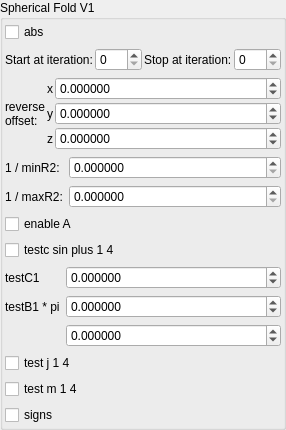
    <widget class="QGroupBox" name="groupBox_2">
     <property name="title">
      <string>Spherical Fold V1</string>
     </property>
     <layout class="QVBoxLayout" name="verticalLayout_6">
      <property name="leftMargin">
       <number>2</number>
      </property>
      <property name="topMargin">
       <number>2</number>
      </property>
      <property name="rightMargin">
       <number>2</number>
      </property>
      <property name="bottomMargin">
       <number>2</number>
      </property>
      <item>
       <widget class="MyCheckBox" name="checkBox_transf_function_enabledz_false">
        <property name="text">
         <string notr="true">abs</string>
        </property>
       </widget>
      </item>
      <item>
       <layout class="QGridLayout" name="gridLayout_80">
        <property name="spacing">
         <number>2</number>
        </property>
        <item row="2" column="2">
         <widget class="QLabel" name="label_53">
          <property name="text">
           <string>Stop at iteration:</string>
          </property>
         </widget>
        </item>
        <item row="2" column="3">
         <widget class="MySpinBox" name="spinboxInt_transf_stop_iterations_A">
          <property name="sizePolicy">
           <sizepolicy hsizetype="Preferred" vsizetype="Maximum">
            <horstretch>0</horstretch>
            <verstretch>0</verstretch>
           </sizepolicy>
          </property>
          <property name="maximum">
           <number>999</number>
          </property>
         </widget>
        </item>
        <item row="2" column="0">
         <widget class="QLabel" name="label_72">
          <property name="text">
           <string>Start at iteration:</string>
          </property>
         </widget>
        </item>
        <item row="2" column="1">
         <widget class="MySpinBox" name="spinboxInt_transf_start_iterations_A">
          <property name="sizePolicy">
           <sizepolicy hsizetype="Minimum" vsizetype="Maximum">
            <horstretch>0</horstretch>
            <verstretch>0</verstretch>
           </sizepolicy>
          </property>
          <property name="minimum">
           <number>0</number>
          </property>
          <property name="maximum">
           <number>999</number>
          </property>
          <property name="value">
           <number>0</number>
          </property>
         </widget>
        </item>
       </layout>
      </item>
      <item>
       <layout class="QGridLayout" name="gridLayout_20" columnstretch="0,0,1">
        <property name="spacing">
         <number>2</number>
        </property>
        <item row="3" column="1">
         <widget class="QLabel" name="label_129">
          <property name="sizePolicy">
           <sizepolicy hsizetype="Preferred" vsizetype="Preferred">
            <horstretch>0</horstretch>
            <verstretch>0</verstretch>
           </sizepolicy>
          </property>
          <property name="text">
           <string notr="true">x</string>
          </property>
          <property name="alignment">
           <set>Qt::AlignRight|Qt::AlignTrailing|Qt::AlignVCenter</set>
          </property>
         </widget>
        </item>
        <item row="5" column="1">
         <widget class="QLabel" name="label_130">
          <property name="sizePolicy">
           <sizepolicy hsizetype="Preferred" vsizetype="Preferred">
            <horstretch>0</horstretch>
            <verstretch>0</verstretch>
           </sizepolicy>
          </property>
          <property name="text">
           <string notr="true">z</string>
          </property>
          <property name="alignment">
           <set>Qt::AlignRight|Qt::AlignTrailing|Qt::AlignVCenter</set>
          </property>
         </widget>
        </item>
        <item row="3" column="0" rowspan="3">
         <widget class="QLabel" name="label_19">
          <property name="text">
           <string>reverse
offset:</string>
          </property>
         </widget>
        </item>
        <item row="4" column="1">
         <widget class="QLabel" name="label_131">
          <property name="sizePolicy">
           <sizepolicy hsizetype="Preferred" vsizetype="Preferred">
            <horstretch>0</horstretch>
            <verstretch>0</verstretch>
           </sizepolicy>
          </property>
          <property name="text">
           <string notr="true">y</string>
          </property>
          <property name="alignment">
           <set>Qt::AlignRight|Qt::AlignTrailing|Qt::AlignVCenter</set>
          </property>
         </widget>
        </item>
        <item row="4" column="2">
         <widget class="MyDoubleSpinBox" name="spinbox3_transf_offset_000_y">
          <property name="sizePolicy">
           <sizepolicy hsizetype="Minimum" vsizetype="Maximum">
            <horstretch>0</horstretch>
            <verstretch>0</verstretch>
           </sizepolicy>
          </property>
          <property name="prefix">
           <string/>
          </property>
          <property name="suffix">
           <string/>
          </property>
          <property name="decimals">
           <number>6</number>
          </property>
          <property name="minimum">
           <double>-100.000000000000000</double>
          </property>
          <property name="maximum">
           <double>100.000000000000000</double>
          </property>
          <property name="singleStep">
           <double>0.100000000000000</double>
          </property>
         </widget>
        </item>
        <item row="3" column="2">
         <widget class="MyDoubleSpinBox" name="spinbox3_transf_offset_000_x">
          <property name="sizePolicy">
           <sizepolicy hsizetype="Minimum" vsizetype="Maximum">
            <horstretch>0</horstretch>
            <verstretch>0</verstretch>
           </sizepolicy>
          </property>
          <property name="prefix">
           <string/>
          </property>
          <property name="suffix">
           <string/>
          </property>
          <property name="decimals">
           <number>6</number>
          </property>
          <property name="minimum">
           <double>-100.000000000000000</double>
          </property>
          <property name="maximum">
           <double>100.000000000000000</double>
          </property>
          <property name="singleStep">
           <double>0.100000000000000</double>
          </property>
         </widget>
        </item>
        <item row="5" column="2">
         <widget class="MyDoubleSpinBox" name="spinbox3_transf_offset_000_z">
          <property name="sizePolicy">
           <sizepolicy hsizetype="Minimum" vsizetype="Maximum">
            <horstretch>0</horstretch>
            <verstretch>0</verstretch>
           </sizepolicy>
          </property>
          <property name="prefix">
           <string/>
          </property>
          <property name="suffix">
           <string/>
          </property>
          <property name="decimals">
           <number>6</number>
          </property>
          <property name="minimum">
           <double>-100.000000000000000</double>
          </property>
          <property name="maximum">
           <double>100.000000000000000</double>
          </property>
          <property name="singleStep">
           <double>0.100000000000000</double>
          </property>
         </widget>
        </item>
       </layout>
      </item>
      <item>
       <layout class="QGridLayout" name="gridLayout_7" columnstretch="0,1">
        <item row="1" column="0">
         <widget class="QLabel" name="label_31">
          <property name="text">
           <string>1 / minR2:</string>
          </property>
         </widget>
        </item>
        <item row="1" column="1">
         <widget class="MyDoubleSpinBox" name="spinbox_transf_multiplier_scale_1">
          <property name="sizePolicy">
           <sizepolicy hsizetype="Minimum" vsizetype="Maximum">
            <horstretch>0</horstretch>
            <verstretch>0</verstretch>
           </sizepolicy>
          </property>
          <property name="prefix">
           <string/>
          </property>
          <property name="suffix">
           <string/>
          </property>
          <property name="decimals">
           <number>6</number>
          </property>
          <property name="minimum">
           <double>0.000000000000000</double>
          </property>
          <property name="maximum">
           <double>99.989999999999995</double>
          </property>
          <property name="singleStep">
           <double>0.100000000000000</double>
          </property>
         </widget>
        </item>
        <item row="2" column="0">
         <widget class="QLabel" name="label_33">
          <property name="text">
           <string>1 / maxR2:</string>
          </property>
         </widget>
        </item>
        <item row="2" column="1">
         <widget class="MyDoubleSpinBox" name="spinbox_transf_scale_1">
          <property name="enabled">
           <bool>true</bool>
          </property>
          <property name="sizePolicy">
           <sizepolicy hsizetype="Minimum" vsizetype="Maximum">
            <horstretch>0</horstretch>
            <verstretch>0</verstretch>
           </sizepolicy>
          </property>
          <property name="prefix">
           <string/>
          </property>
          <property name="suffix">
           <string/>
          </property>
          <property name="decimals">
           <number>6</number>
          </property>
          <property name="minimum">
           <double>0.000000000000000</double>
          </property>
          <property name="maximum">
           <double>99.989999999999995</double>
          </property>
          <property name="singleStep">
           <double>0.100000000000000</double>
          </property>
         </widget>
        </item>
       </layout>
      </item>
      <item>
       <widget class="MyCheckBox" name="checkBox_transf_function_enabledA_false">
        <property name="text">
         <string notr="true">enable A</string>
        </property>
       </widget>
      </item>
      <item>
       <widget class="MyCheckBox" name="checkBox_transf_function_enabledC_false">
        <property name="text">
         <string notr="true">testc sin plus 1 4</string>
        </property>
       </widget>
      </item>
      <item>
       <layout class="QGridLayout" name="gridLayout_10" columnstretch="0,1">
        <item row="1" column="0">
         <widget class="QLabel" name="label_34">
          <property name="text">
           <string>testC1</string>
          </property>
         </widget>
        </item>
        <item row="2" column="0">
         <widget class="QLabel" name="label_35">
          <property name="text">
           <string>testB1 * pi</string>
          </property>
         </widget>
        </item>
        <item row="2" column="1">
         <widget class="MyDoubleSpinBox" name="spinbox_transf_scaleB_1">
          <property name="enabled">
           <bool>true</bool>
          </property>
          <property name="sizePolicy">
           <sizepolicy hsizetype="Minimum" vsizetype="Maximum">
            <horstretch>0</horstretch>
            <verstretch>0</verstretch>
           </sizepolicy>
          </property>
          <property name="prefix">
           <string/>
          </property>
          <property name="suffix">
           <string/>
          </property>
          <property name="decimals">
           <number>6</number>
          </property>
          <property name="minimum">
           <double>-99.989999999999995</double>
          </property>
          <property name="maximum">
           <double>99.989999999999995</double>
          </property>
          <property name="singleStep">
           <double>0.100000000000000</double>
          </property>
         </widget>
        </item>
        <item row="1" column="1">
         <widget class="MyDoubleSpinBox" name="spinbox_transf_scaleC_1">
          <property name="sizePolicy">
           <sizepolicy hsizetype="Minimum" vsizetype="Maximum">
            <horstretch>0</horstretch>
            <verstretch>0</verstretch>
           </sizepolicy>
          </property>
          <property name="prefix">
           <string/>
          </property>
          <property name="suffix">
           <string/>
          </property>
          <property name="decimals">
           <number>6</number>
          </property>
          <property name="minimum">
           <double>-99.989999999999995</double>
          </property>
          <property name="maximum">
           <double>99.989999999999995</double>
          </property>
          <property name="singleStep">
           <double>0.100000000000000</double>
          </property>
         </widget>
        </item>
        <item row="3" column="1">
         <widget class="MyDoubleSpinBox" name="spinbox_transf_offset_1">
          <property name="sizePolicy">
           <sizepolicy hsizetype="Minimum" vsizetype="Maximum">
            <horstretch>0</horstretch>
            <verstretch>0</verstretch>
           </sizepolicy>
          </property>
          <property name="prefix">
           <string/>
          </property>
          <property name="suffix">
           <string/>
          </property>
          <property name="decimals">
           <number>6</number>
          </property>
          <property name="minimum">
           <double>-99.989999999999995</double>
          </property>
          <property name="maximum">
           <double>99.989999999999995</double>
          </property>
          <property name="singleStep">
           <double>0.100000000000000</double>
          </property>
         </widget>
        </item>
       </layout>
      </item>
      <item>
       <widget class="MyCheckBox" name="checkBox_transf_function_enabledJ_false">
        <property name="text">
         <string notr="true">test j 1 4</string>
        </property>
       </widget>
      </item>
      <item>
       <widget class="MyCheckBox" name="checkBox_transf_function_enabledM_false">
        <property name="text">
         <string notr="true">test m 1 4</string>
        </property>
       </widget>
      </item>
      <item>
       <widget class="MyCheckBox" name="checkBox_transf_function_enabledS_false">
        <property name="text">
         <string notr="true">signs</string>
        </property>
       </widget>
      </item>
     </layout>
    </widget>
